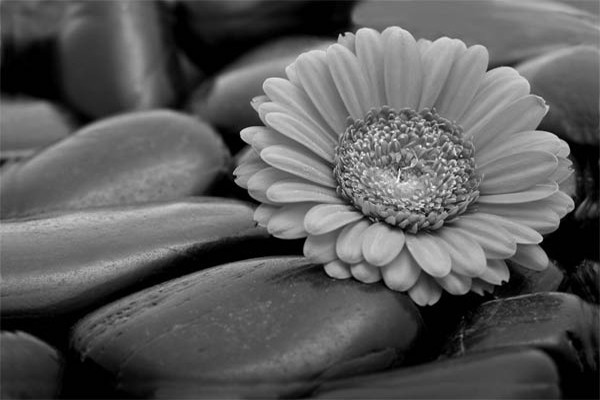
#> input picture 2021_10_25/marguerite.jpg, 600 x 400 px
$ jupyter execute exemples.ipynb   (shell and % lines are left out)
#> lines starting #> are read from the running program, lines starting #| are printed output that depends on the picture
[cell 1]

import matplotlib.pyplot as plt
import numpy as np
from numpy import pi

## Répliement du spectre

[cell 2]
T = 10
N = 20
dt = T/N
t = np.arange(N)*dt
print("Sample rate", 1/dt)

t_big = np.linspace(0, T, 10000)

[cell 3]
freq = .2
signal = np.sin(2*pi*freq*t)
plt.plot(t, signal, '-o')
signal_big = np.sin(2*pi*freq*t_big)
plt.plot(t_big, signal_big, alpha=.5)
#> figure, not shown here; curve peaks at x = 1.5, y = 0.951; curve peaks at x = 1.25, y = 1

[cell 4]
freq = 1.9
signal = np.sin(2*pi*freq*t)
plt.plot(t, signal, '-o')
signal_big = np.sin(2*pi*freq*t_big)
plt.plot(t_big, signal_big, alpha=.5)
#> figure, not shown here; curve peaks at x = 7.5, y = 1; curve peaks at x = 6.97, y = 1

# Fenetrage

[cell 5]
N = 20000
#N = 5000
dx = 0.000235467432
x = np.arange(N)*dx

y = np.sin(10*np.sin(2*np.pi*x))

plt.plot(x, y)
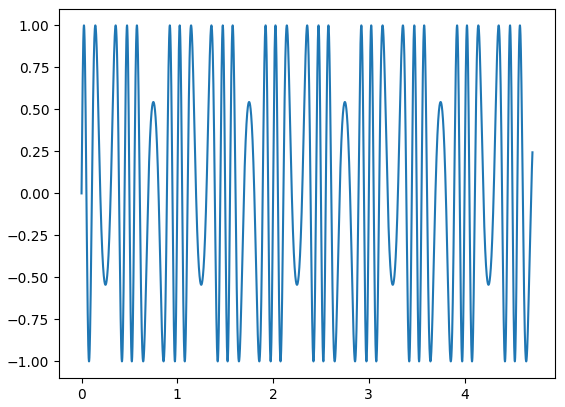
#> figure drawn by matplotlib, 1 panel; curve peaks at x = 1.58, y = 1

[cell 6]
ytilde = np.fft.fft(y)
plt.plot(np.abs(ytilde))
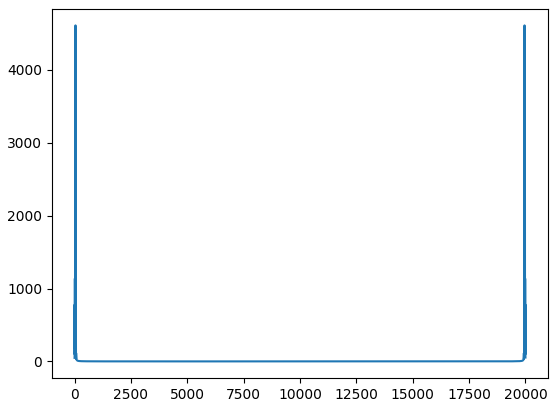
#> figure drawn by matplotlib, 1 panel; curve peaks at x = 42, y = 4608.8

[cell 7]
freq = np.fft.fftfreq(N, dx)
plt.plot(np.fft.fftshift(freq), np.fft.fftshift(np.abs(ytilde)), '-o')
plt.xlim(-30, 30)
plt.xlabel('Frequence')
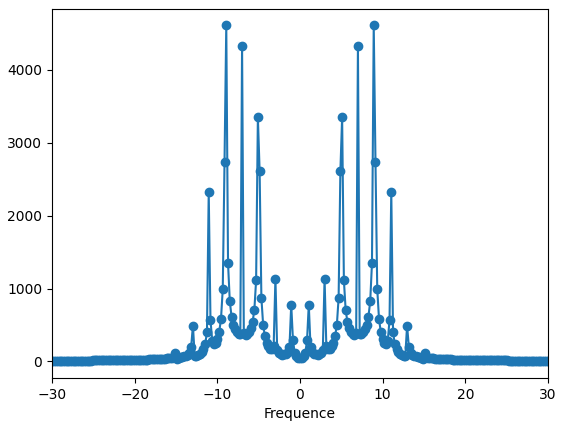
#> figure drawn by matplotlib, 1 panel; curve peaks at x = -8.92, y = 4608.8

Fenêtre

[cell 8]
x = np.linspace(-.5, .5, N, endpoint=False)
fenetre = .5+.5*np.cos(2*np.pi*x)
plt.plot(x, fenetre)
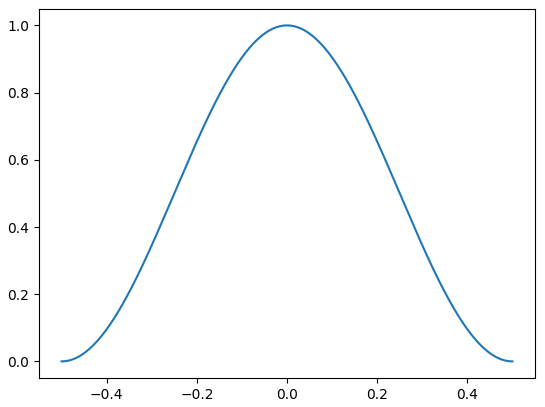
#> figure drawn by matplotlib, 1 panel; curve peaks at x = 0, y = 1

[cell 9]
freq = np.fft.fftfreq(N, dx)
ytilde_fen = np.fft.fft(y*fenetre)
plt.semilogy(np.fft.fftshift(freq), np.fft.fftshift(np.abs(ytilde))**2, '-')
plt.semilogy(np.fft.fftshift(freq), np.fft.fftshift(np.abs(ytilde_fen))**2, '-')

plt.xlim(-100, 100)
plt.xlabel('Frequence')
plt.ylim(1e-9, None)
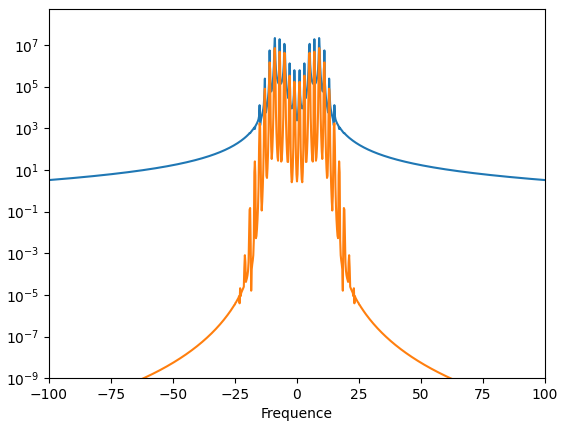
#> figure drawn by matplotlib, 1 panel; curve peaks at x = -8.92, y = 21241232.3; curve peaks at x = -8.92, y = 7027745.4

## Filtres

[cell 10]
from numpy.fft import fft, ifft, fftfreq

[cell 11]
samplerate = 10000
delta_t = 1/samplerate

T = 3
N = T*samplerate


signal = np.zeros(N)
signal[10000:20000] = 1
t = np.arange(len(signal))*delta_t
plt.plot(t, signal)
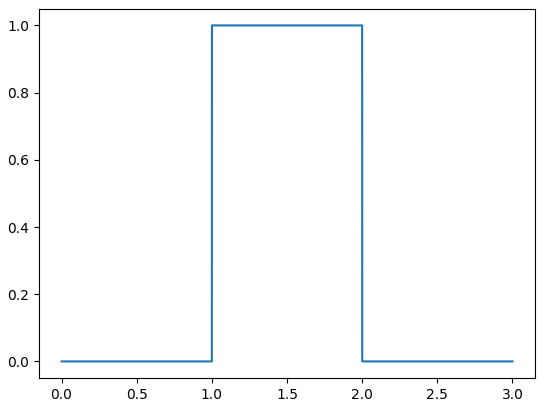
#> figure drawn by matplotlib, 1 panel; curve peaks at x = 1, y = 1

[cell 12]
freqs = fftfreq(len(signal), 1/samplerate)
plt.plot(freqs)
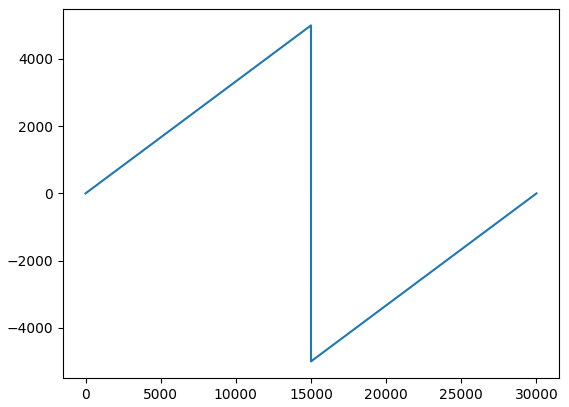
#> figure drawn by matplotlib, 1 panel; curve peaks at x = 14999, y = 4999.7

Non causal :
$$ H(\omega) = \frac{1}{1+(\omega \tau)^2} $$

[cell 13]
# Filtre passe bas
tau = .2

signal_tilde = fft(signal)
freqs = fftfreq(len(signal), 1/samplerate)
H = 1/(1+(2*pi*(freqs*tau)**2))
signal_2 = ifft(H*signal_tilde)


plt.plot(t, signal)
plt.plot(t, signal_2)
#> figure, not shown here; curve peaks at x = 1, y = 1; curve peaks at x = 1.5, y = 0.998

Filtre causal :
$$ H(\omega) = \frac{1}{1+i(\omega \tau)} $$

[cell 14]
signal = np.zeros(N)
signal[10000:20000] = 1
signal[19000:29000] = 1


signal_tilde = np.fft.rfft(signal)
freqs = np.fft.rfftfreq(len(signal), 1/samplerate)
H = 1/(1+1J*(freqs*tau*2*np.pi))
signal_2 = np.fft.irfft(H*signal_tilde)


plt.plot(t, signal)
plt.plot(t, signal_2)
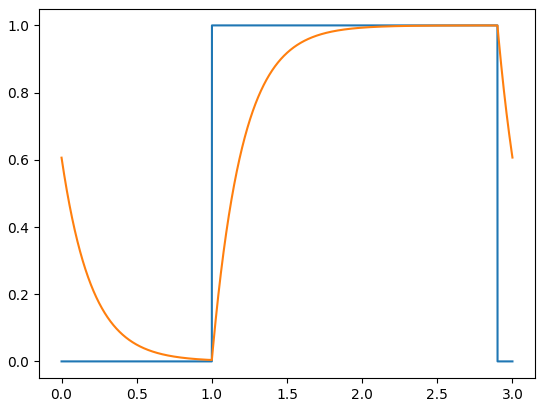
#> figure drawn by matplotlib, 1 panel; curve peaks at x = 1, y = 1; curve peaks at x = 2.9, y = 1

[cell 15]
# Exemple
signal = np.sin(2*pi*1000*t) + 0.1*np.sin(2*pi*4*t)

plt.plot(t, signal)

tau = .1

signal_tilde = fft(signal)
freqs = fftfreq(len(signal), 1/samplerate)
H = 1/(1+1J*(2*pi*(freqs*tau)**2))
signal_2 = ifft(H*signal_tilde)

plt.plot(t, signal_2)
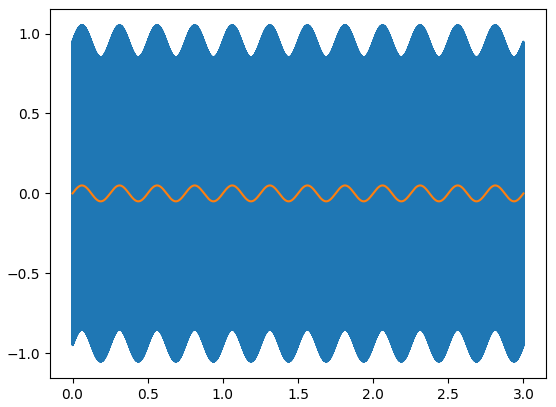
#> figure drawn by matplotlib, 1 panel; curve peaks at x = 2.56, y = 1.05; curve peaks at x = 0.562, y = 0.0497

## Filtre sur une image

[cell 16]
from matplotlib.image import imread

image = imread('marguerite.jpg')
#> image is the input picture: shape (400, 600); min 0, max 255, mean 90.8
plt.imshow(image, cmap='gray')

[cell 17]
from numpy.fft import fft2, ifft2, fftfreq

[cell 18]
image_tilde = fft2(image)

Delta_x = 50

freq_x = fftfreq(image.shape[0])
freq_y = fftfreq(image.shape[1])
freq_square = freq_x[:, np.newaxis]**2 + freq_y[np.newaxis,:]**2
filtre = np.exp(-freq_square*Delta_x**2/2)

image2_tilde = image_tilde*filtre
image2 = np.real(ifft2(image2_tilde))
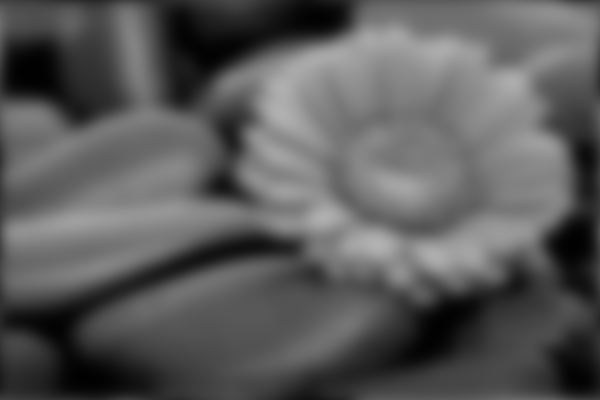
#> image2: shape (400, 600) float64; min 1.07, max 178.2, mean 90.8
plt.imshow(image2, cmap='gray', vmin=0, vmax=256)
